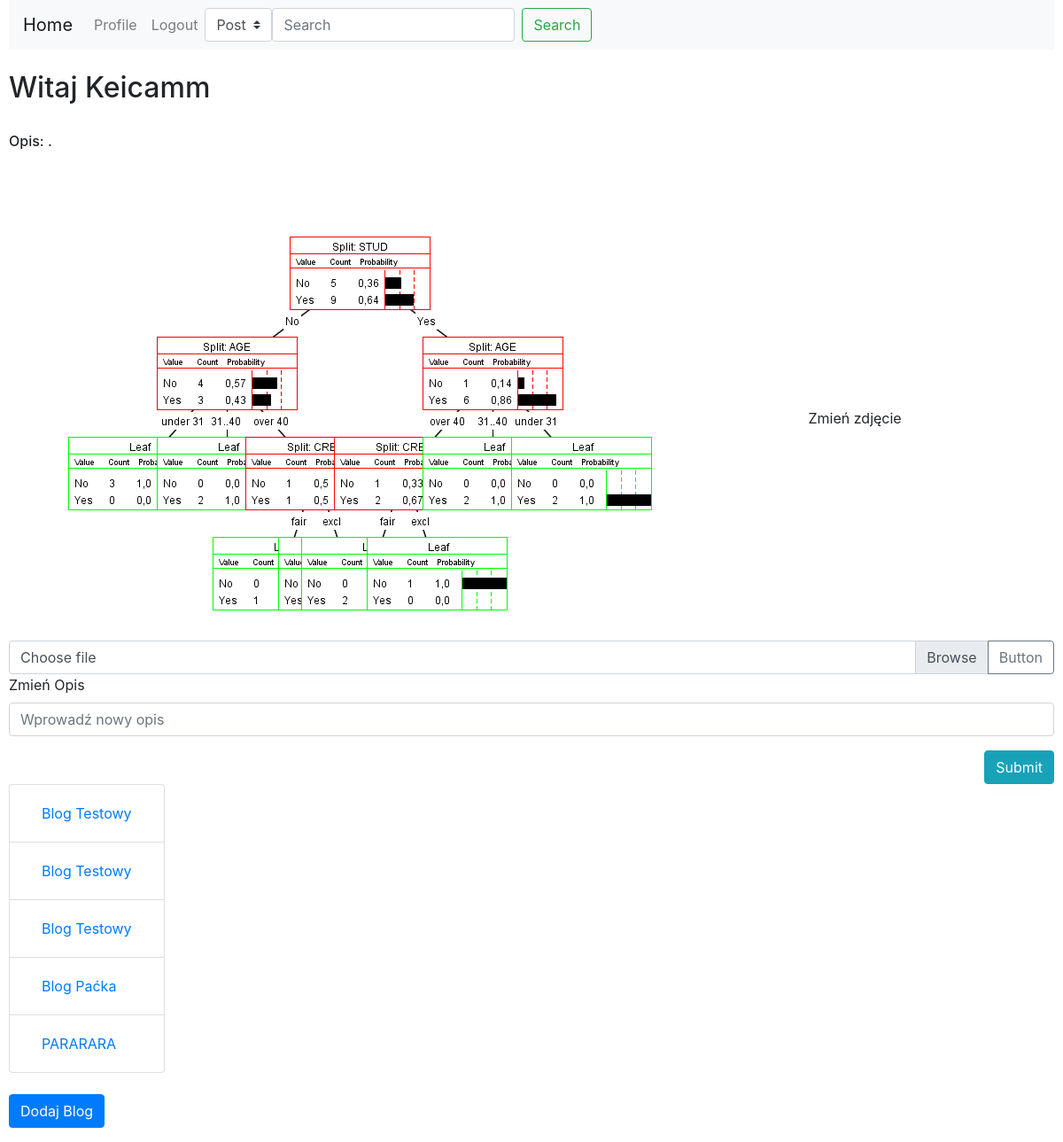
Screenshot of /profile/ (signed in) with the database file from the repository.
### Blog/models.py (models this page shows)
class Profil(models.Model):
    User=models.OneToOneField(User,on_delete=models.CASCADE,primary_key=True)
    Zdjecie=models.ImageField(default='aaa.png',upload_to='Profilowe')
    Opis=models.CharField(max_length=1000)

class Blog(models.Model):
    IDBlog=models.AutoField(primary_key=True)
    Nazwa=models.CharField(max_length=128)
    IDAutor=models.ForeignKey(User,on_delete=models.CASCADE)

### Blog/views.py (the view)
# urls.py: path('profile/',views.profile,name='profile'),
def profile(request):
    if request.user.is_authenticated:
        p = models.Profil.objects.get(User=request.user)
        b = models.Blog.objects.filter(IDAutor = request.user)
    return render(request,"Blog/profile.html",{'account': p, 'blogs':b})

### Blog/templates/Blog/profile.html (shortened to what this page needs)
{%extends 'Blog/base.html'%}
{%block content%}
    <h2>Witaj {{account.User.username}}</h2>
    <br>
    <h6>Opis: {{account.Opis}}</h6>
    <br><br>
        <div class="form-group">
            <img src="{{account.Zdjecie.url}}">
            {%block tmp%}
            <label for="formGroupExampleInput">Zmień zdjęcie</label>
            <div class="input-group">
                <div class="custom-file">
                    <label class="custom-file-label" for="inputGroupFile04">Choose file</label>
                </div>
                <div class="input-group-append">
                    <button class="btn btn-outline-secondary" type="button">Button</button>
                </div>
            </div>
            <form action="/editOpis/" method="post">
            <div class="form-group">
                <label for="OpisForm">Zmień Opis</label>
                <input type="text" class="form-control" id="OpisForm" name="OpisForm" placeholder="Wprowadź nowy opis">
            </div>
            <input type="submit" style="float:right" class="btn btn-info" id="OpisFormBtn">
          </form>
{%if blogs%}
<nav class="nav flex-column">
        <ul class="list-group mr-auto">
        {%for blog in blogs%}
        <li class="list-group-item"><a class="nav-link" href="{{blog.IDBlog}}/details">{{blog.Nazwa}}</a></li>
        {%endfor%}
        </ul>
      </nav>
      <br>
      {%else%}
      <h4>Nie masz żadnych blogów</h4>
      {%endif%}
<button type="button" class="btn btn-primary" data-toggle="modal" data-target="#exampleModalCentered">
  Dodaj Blog
</button>
{%endblock%}
{%endblock%}

### rows the page displays
Profil: User.username "Keicamm", Opis ".", Zdjecie (picture)
Blog: Nazwa "Blog Testowy"
Blog: Nazwa "Blog Testowy"
Blog: Nazwa "Blog Testowy"
Blog: Nazwa "Blog Paćka"
Blog: Nazwa "PARARARA"
